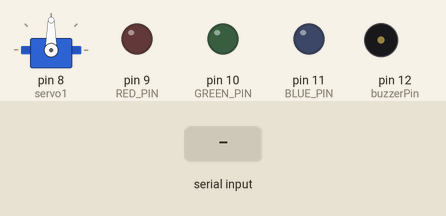
This sketch was run on a simulated Arduino Uno, built with avr-gcc and run on an emulated ATmega328P. Parts: servo, output pins drawn as LEDs (lit = HIGH), buzzer (waves = sounding). Dashed ring = blinking. The inputs (shaded band) are chosen by the test bench.

Above: at 1.2 s.
1.3 s: "1\n" received over Serial
At 2.01 s:
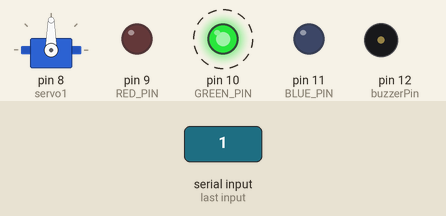
4.3 s: "2\n" received over Serial
At 5.3 s:
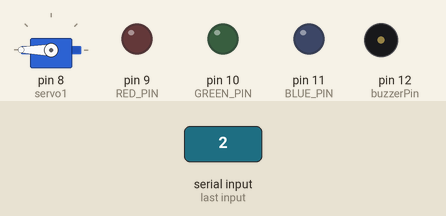
7.3 s: "1\n" received over Serial
At 7.45 s:
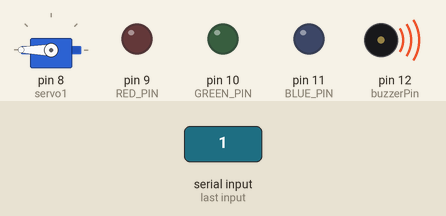
Timing chart, 0 to 10.3 s (numbered marks = the images above; inputs shaded):
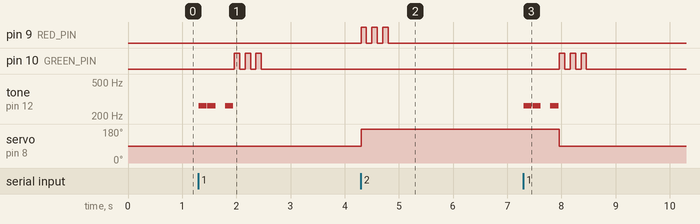

The sketch:

hackrice.ino
```cpp
#include <Servo.h>

Servo servo1;
const int RED_PIN = 9;
const int GREEN_PIN = 10;
const int BLUE_PIN =11;
const int buzzerPin=12;
const int songlength1=4;
const int songlength=8;
char notes1[]="cccc";
char notes[]="fe fe fe";
int beats1[]={
  1,1,1,1};
int beats[]={
  1,1,1,1,1,1,1,1};
int tempo=150;

void setup()
{
  Serial.begin(9600);
  servo1.attach(8);
  pinMode(RED_PIN,OUTPUT);
  pinMode(GREEN_PIN,OUTPUT);
  pinMode(BLUE_PIN,OUTPUT);
  pinMode(buzzerPin,OUTPUT);
}

void loop()
{
  int command;
  while(true)
  {
    while (Serial.available() > 0)
    {
      //command=Serial.read() - '0';
      command=Serial.parseInt();
      blink(command);

      //blink(Serial.read() - '0');  // convert the character '1'-'9' to decimal 1-9
    }
  }
}

void blink(int message)
{
  int index1;
  int index2;
  int i1, i, duration1, duration;
  int lockstatus;
  int lockornot;
  if (message==1)
  {
    lockornot=1;
    for(i1=0;i1<songlength1;i1++)
    {
      duration1=beats1[i1] * tempo;

      if (notes[i1]==' ')
      {
        delay(duration1);
      }
      else
      {
        tone(buzzerPin,frequency(notes1[i1]),duration1);
        delay(duration1);
      }
      delay(tempo/10);
    }

    servo1.write(90);
    for (index1=0;index1<3;index1++)
    {
      digitalWrite(RED_PIN,LOW);
      digitalWrite(GREEN_PIN,HIGH);
      digitalWrite(BLUE_PIN,LOW);
      delay(100);
      digitalWrite(RED_PIN,LOW);
      digitalWrite(GREEN_PIN,LOW);
      digitalWrite(BLUE_PIN,LOW);
      delay(100);
    }
    delay(1000);
  }
  else
  {
    if (message==2)
    {
      servo1.write(180);
      for (index2=0;index2<3;index2++)
      {
        digitalWrite(RED_PIN,HIGH);
        digitalWrite(GREEN_PIN,LOW);
        digitalWrite(BLUE_PIN,LOW);
        delay(100);
        digitalWrite(RED_PIN,LOW);
        digitalWrite(GREEN_PIN,LOW);
        digitalWrite(BLUE_PIN,LOW);
        delay(100);
      }
      delay(1000);
      lockornot=0;
    }
    else
    {
      if (message==3)
      {
        servo1.write(90);
        lockornot=1;
        for(i=0;i<songlength;i++)
        {
          duration=beats[i] * tempo;

          if (notes[i]==' ')
          {
            delay(duration);
          }
          else
          {
            tone(buzzerPin,frequency(notes[i]),duration);
            delay(duration);
          }
          delay(tempo/10);
        }
      }
      else
      {

        if (message==4)
        {
          //lockstatus=servo1.read();
          Serial.println(lockornot);
        }
      }
    }
  }
}

int frequency(char note)
{
  int i;
  const int numNotes=8;
  char names[]={
    'c','d','e','f','g','a','b','C'        };
  int frequencies[]={
    262, 294, 330, 349, 392, 440, 494, 523        };
  for (i=0;i < numNotes; i++)
  {
    if(names[i] == note)
    {
      return(frequencies[i]);
    }
  }
  return (0);


}
```

Measured:
- after the input at 1.3 s, pin 10 (GREEN_PIN): alternates HIGH for 0.10 s and LOW for 0.10 s, 6 changes in all, then stays LOW, starting after 0.66 s; tone on pin 12 (buzzerPin): goes 262 Hz 0.15 s, silent 0.02 s, 262 Hz 0.15 s, silent 0.18 s, 262 Hz 0.15 s, then silent, starting at once
- after the input at 4.3 s, pin 9 (RED_PIN): alternates HIGH for 0.10 s and LOW for 0.10 s, 6 changes in all, then stays LOW, starting at once; servo on pin 8 (servo1): 90° → 180° at once
- after the input at 7.3 s, pin 10 (GREEN_PIN): alternates HIGH for 0.10 s and LOW for 0.10 s, 6 changes in all, then stays LOW, starting after 0.66 s; tone on pin 12 (buzzerPin): goes 262 Hz 0.15 s, silent 0.02 s, 262 Hz 0.15 s, silent 0.18 s, 262 Hz 0.15 s, then silent, starting at once; servo on pin 8 (servo1): 180° → 90° after 0.66 s
